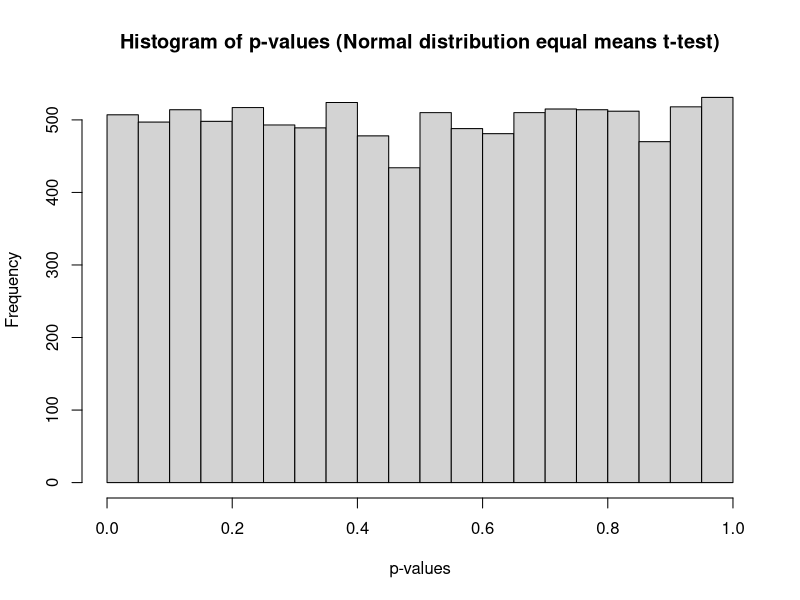
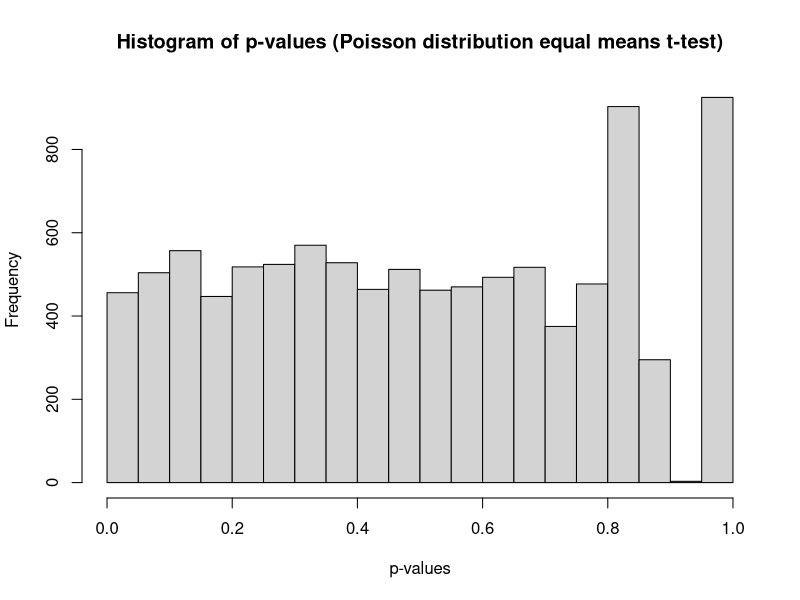
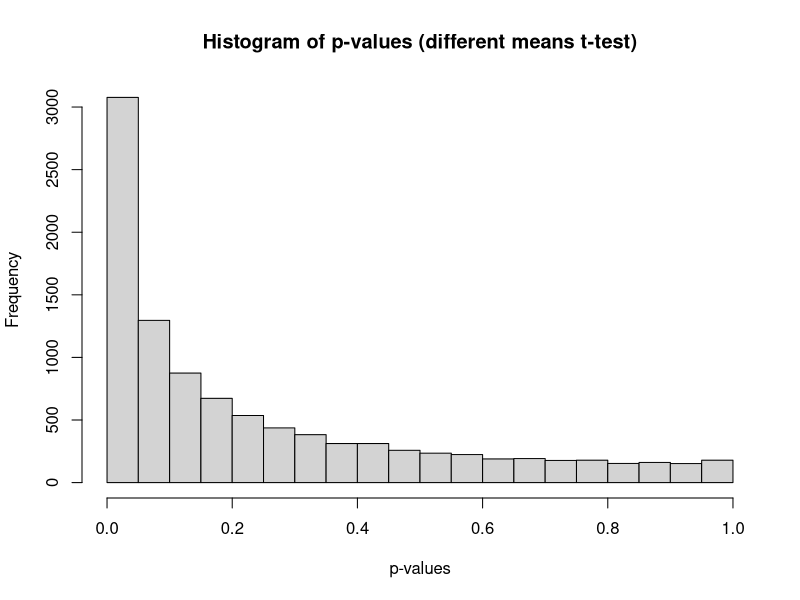
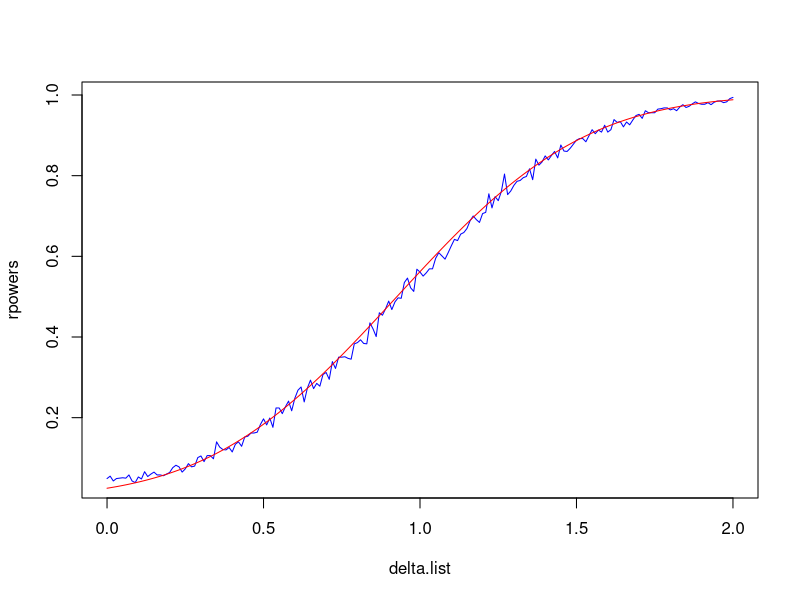

Source code (R) for these figures, in order: (Note: a time limit stopped this script after it produced the figures.)
# Task 1, 8
s <- rnorm(10)
t <- rnorm(10)
print(t.test(s, t))

p <- rpois(10, 1)
q <- rpois(10, 1)
print(t.test(p, q))

# Task 2, 8
results.normal <- replicate(10000, t.test(rnorm(10), rnorm(10))$p.value)
results.poisson <- replicate(10000, t.test(rpois(10, 1), rpois(10, 1))$p.value)
hist(results.normal, xlab = "p-values", ylab = "Frequency", main = "Histogram of p-values (Normal distribution equal means t-test)")
hist(results.poisson, xlab = "p-values", ylab = "Frequency", main = "Histogram of p-values (Poisson distribution equal means t-test)")

# Task 3
test.custom.means <- function(x, v) {
  pvalues <- c()
  for (i in 1:10000) {
    s <- rnorm(10, x, v)
    t <- rnorm(10, -x, v)
    pvalues <- append(pvalues, t.test(s, t)$p.value)
  }
  return(pvalues)
}

hist(test.custom.means(0.35, 1), xlab = "p-values", ylab = "Frequency", main = "Histogram of p-values (different means t-test)")

# Task 4
tpowers <- c()
rpowers <- c()
delta.list <- seq(0, 2, 0.01)
for (d in delta.list) {
  pvalues <- replicate(1000, t.test(rnorm(10, -d/2), rnorm(10, d/2))$p.value)
  tpowers <- append(tpowers, power.t.test(10, delta = d)$power)
  rpowers <- append(rpowers, sum(pvalues < 0.05) / 1000)
}
plot(delta.list, rpowers, type = "l", col = "blue")
lines(delta.list, tpowers, col = "red")

# Task 5
for (sample.size in c(10, 100, 1000)) {
  v.equal.power <- c()
  v.unequal.power <- c()
  for (d in delta.list) {
    pvalues.equal <- c()
    pvalues.unequal <- c()
    for (i in 1:1000) {
      s <- rnorm(sample.size, -d/2)
      t <- rnorm(sample.size, d/2)
      pvalues.equal <- append(pvalues.equal, t.test(s, t, var.equal = TRUE)$p.value)
      pvalues.unequal <- append(pvalues.unequal, t.test(s, t)$p.value)
    }
    v.equal.power <- append(v.equal.power, sum(pvalues.equal < 0.05) / 1000)
    v.unequal.power <- append(v.unequal.power, sum(pvalues.unequal < 0.05) / 1000)
  }
  plot(delta.list, v.equal.power, type = "l", col = "blue", main = paste0("Plot with sample size ", sample.size))
  points(delta.list, v.unequal.power, col = "red", pch = 20, cex = 0.5)
}
